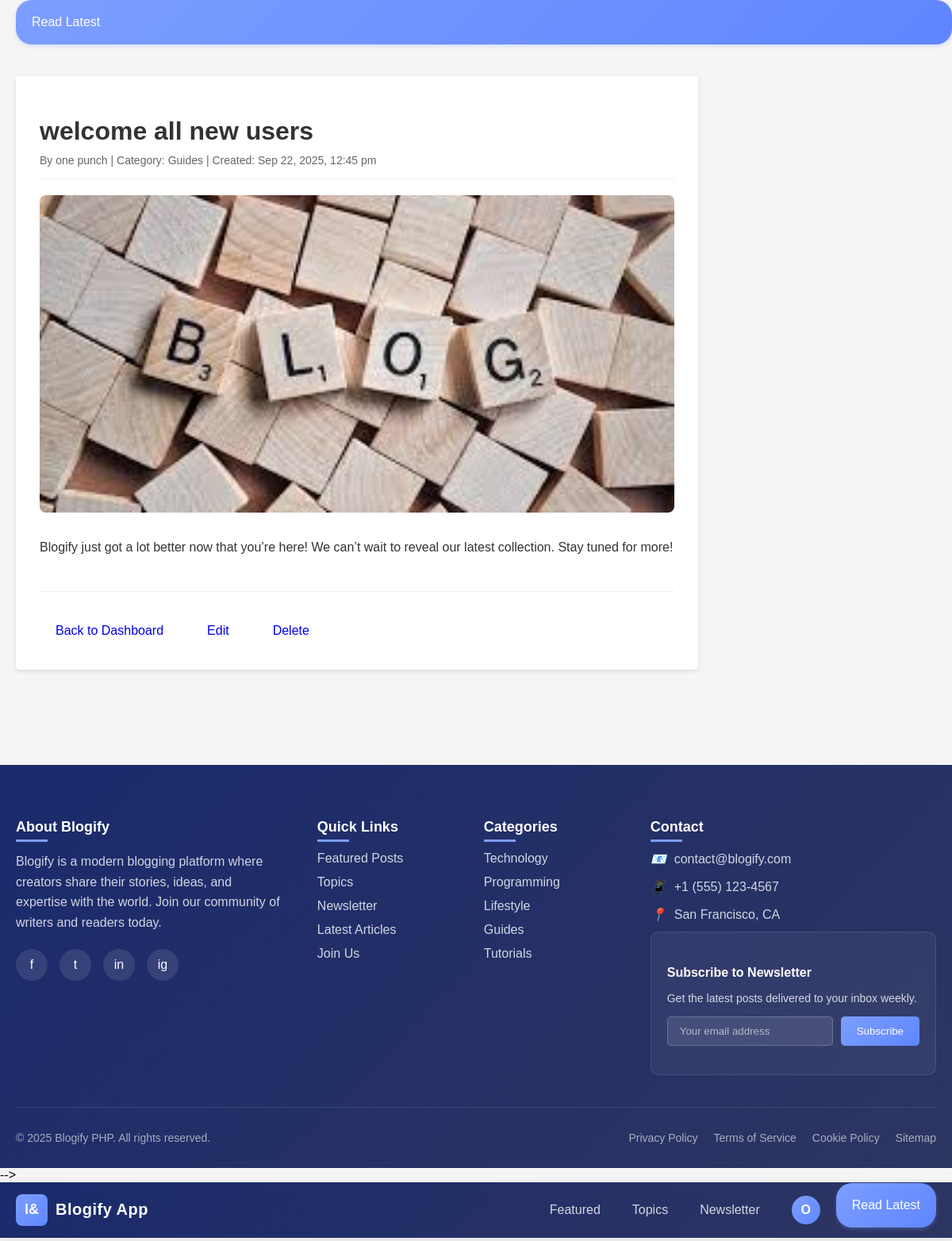
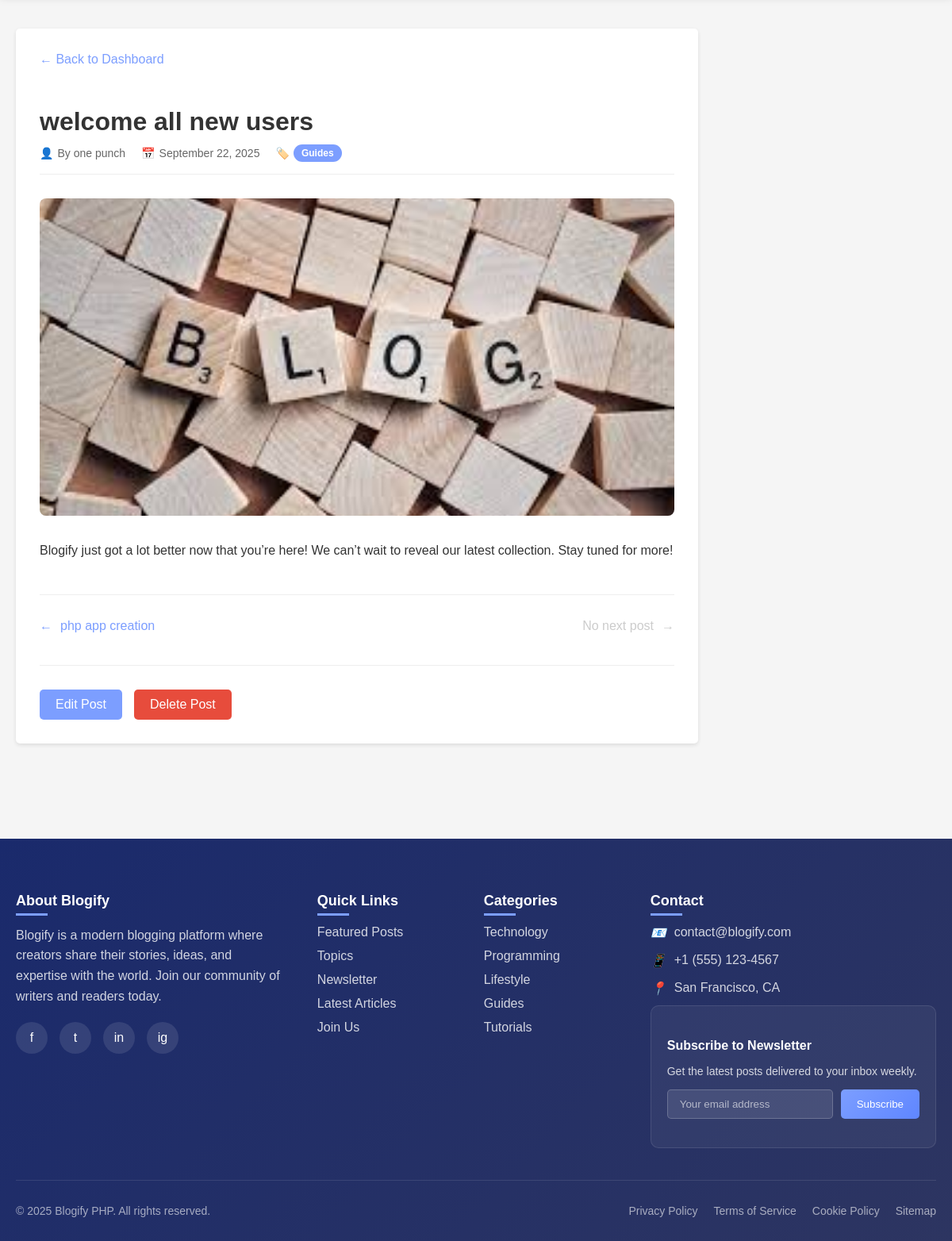
The page /users/view_blog.php?id=2 (signed in) on the database its author committed (2 pictures, top to bottom).
### tables this page shows
CREATE TABLE `blogs` (
  `id` int(11) NOT NULL,
  `user_id` int(11) NOT NULL,
  `title` varchar(255) NOT NULL,
  `content` text NOT NULL,
  `category` varchar(100) NOT NULL,
  `image_url` varchar(255) DEFAULT NULL,
  `created_at` timestamp NOT NULL DEFAULT CURRENT_TIMESTAMP,
  `updated_at` timestamp NOT NULL DEFAULT CURRENT_TIMESTAMP ON UPDATE CURRENT_TIMESTAMP
);

CREATE TABLE `users` (
  `id` int(11) NOT NULL,
  `username` varchar(20) NOT NULL,
  `email` varchar(100) NOT NULL,
  `password` varchar(255) NOT NULL,
  `role` enum('admin','user','bloger','employee') NOT NULL DEFAULT 'admin'
);

### users/view_blog.php (the view, shortened to what this page needs)
<!-- <?php
require_once('../db.php');
$error = '';
$blog = null;
if (!isset($_GET['id']) || empty($_GET['id'])) {
    $error = "Blog ID is required.";
} else {
    $blog_id = $_GET['id'];
    try {
        $sql = "SELECT b.*, u.username
                FROM blogs b
                JOIN users u ON b.user_id = u.id
                WHERE b.id = :blog_id";
        $stmt = $conn->prepare($sql);
        $stmt->bindParam(":blog_id", $blog_id);
        $stmt->execute();
        $blog = $stmt->fetch(PDO::FETCH_ASSOC);
    } catch (PDOException $e) {
        $error = "An error occurred: " . $e->getMessage();
    }
}
?>
    <?php include('../layout/navbar.php'); ?>
    <div class="container">
        <?php if (!empty($error)): ?>
            <div class="error"><?php echo htmlspecialchars($error); ?></div>
            <a href="dashboard.php" class="btn">Back to Dashboard</a>
        <?php elseif ($blog): ?>
            <h1 class="blog-title"><?php echo htmlspecialchars($blog['title']); ?></h1>
            <div class="blog-meta">
                By <?php echo htmlspecialchars($blog['username']); ?> |
                Category: <?php echo htmlspecialchars($blog['category']); ?> |
                Created: <?php echo date('M j, Y, g:i a', strtotime($blog['created_at'])); ?>
            </div>
            <?php if (!empty($blog['image_url'])): ?>
                <img src="../<?php echo htmlspecialchars($blog['image_url']); ?>" alt="<?php echo htmlspecialchars($blog['title']); ?>" class="blog-image">
            <?php endif; ?>
            <div class="blog-content">
                <?php echo nl2br(htmlspecialchars($blog['content'])); ?>
            </div>
            <div class="blog-actions">
                <a href="dashboard.php" class="btn">Back to Dashboard</a>
                <?php if ($blog['user_id'] == $_SESSION['user_id'] || $_SESSION['role'] == 'admin'): ?>
                    <a href="#" class="btn" onclick="editBlog(<?php echo $blog['id']; ?>)">Edit</a>
                    <a href="#" class="btn btn-danger" onclick="deleteBlog(<?php echo $blog['id']; ?>)">Delete</a>
                <?php endif; ?>
            </div>
        <?php endif; ?>
    </div>
    <?php include('../layout/footer.php'); ?>
</body>
</html> -->
<?php
require_once('../db.php');
$blog_id = isset($_GET['id']) ? (int)$_GET['id'] : 0;
$error = '';
$blog = null;
$prev_blog = null;
$next_blog = null;
if ($blog_id > 0) {
    try {
        $sql = "SELECT b.*, u.username
                FROM blogs b
                JOIN users u ON b.user_id = u.id
                WHERE b.id = :blog_id";
        $stmt = $conn->prepare($sql);
        $stmt->bindParam(":blog_id", $blog_id);
        $stmt->execute();
        $blog = $stmt->fetch(PDO::FETCH_ASSOC);
        if (!$blog) {
            $error = "Blog post not found.";
        } else {
            $sql = "SELECT id, title FROM blogs
                    WHERE id < :blog_id
                    ORDER BY id DESC
                    LIMIT 1";
            $stmt = $conn->prepare($sql);
            $stmt->bindParam(":blog_id", $blog_id);
            $stmt->execute();
            $prev_blog = $stmt->fetch(PDO::FETCH_ASSOC);
            $sql = "SELECT id, title FROM blogs
                    WHERE id > :blog_id
                    ORDER BY id ASC
                    LIMIT 1";
            $stmt = $conn->prepare($sql);
            $stmt->bindParam(":blog_id", $blog_id);
            $stmt->execute();
            $next_blog = $stmt->fetch(PDO::FETCH_ASSOC);
        }
    } catch (PDOException $e) {
        $error = "An error occurred: " . $e->getMessage();
    }
} else {
    $error = "Invalid blog ID.";
}
?>
<!DOCTYPE html>
<html lang="en">
<head>
</head>
<body>
    <?php include('../layout/navbar.php'); ?>
    <div class="container">
        <?php if (!empty($error)): ?>
            <div class="error">
                <h2>Error</h2>
                <p><?php echo htmlspecialchars($error); ?></p>
                <a href="dashboard.php" class="back-to-dashboard">← Back to Dashboard</a>
            </div>
        <?php elseif ($blog): ?>
            <a href="dashboard.php" class="back-to-dashboard">← Back to Dashboard</a>
            <div class="blog-header">
                <h1 class="blog-title"><?php echo htmlspecialchars($blog['title']); ?></h1>
                <div class="blog-meta">
                    <div class="meta-item">
                        <span class="meta-icon">👤</span>
                        <span>By <?php echo htmlspecialchars($blog['username']); ?></span>
                    </div>
                    <div class="meta-item">
                        <span class="meta-icon">📅</span>
                        <span><?php echo date('F j, Y', strtotime($blog['created_at'])); ?></span>
                    </div>
                    <div class="meta-item">
                        <span class="meta-icon">🏷️</span>
                        <span class="category-tag"><?php echo htmlspecialchars($blog['category']); ?></span>
                    </div>
                </div>
            </div>
            <?php if (!empty($blog['image_url'])): ?>
                <img src="../<?php echo htmlspecialchars($blog['image_url']); ?>"
                     alt="<?php echo htmlspecialchars($blog['title']); ?>"
                     class="blog-image">
            <?php endif; ?>
            <div class="blog-content">
                <?php echo nl2br(htmlspecialchars($blog['content'])); ?>
            </div>
            <div class="blog-navigation">
                <?php if ($prev_blog): ?>
                    <a href="view_blog.php?id=<?php echo $prev_blog['id']; ?>" class="nav-link">
                        <span>←</span>
                        <span><?php echo htmlspecialchars($prev_blog['title']); ?></span>
                    </a>
                <?php endif; ?>
                <?php if ($next_blog): ?>
                    <a href="view_blog.php?id=<?php echo $next_blog['id']; ?>" class="nav-link">
                        <span><?php echo htmlspecialchars($next_blog['title']); ?></span>
                        <span>→</span>
                    </a>
                <?php else: ?>
                    <a href="#" class="nav-link disabled">
                        <span>No next post</span>
                        <span>→</span>
                    </a>
                <?php endif; ?>
            </div>
            <?php if ($blog['user_id'] == $_SESSION['user_id'] || $_SESSION['role'] == 'admin'): ?>
                <div class="blog-actions">
                    <a href="#" class="btn btn-edit" onclick="editBlog(<?php echo $blog['id']; ?>)">Edit Post</a>
                    <a href="#" class="btn btn-delete" onclick="deleteBlog(<?php echo $blog['id']; ?>)">Delete Post</a>
                </div>
            <?php endif; ?>
        <?php endif; ?>
    </div>
    <?php include('../layout/footer.php'); ?>
</body>
</html>

### layout/navbar.php (shortened to what this page needs)
<nav class="navbar">
    <div class="navbar-container">
        <a href="<?php echo BASE_URL; ?>" class="navbar-brand">
            <div class="navbar-logo">I&</div>
            <div class="navbar-name">Blogify App</div>
        </a>
        <ul class="navbar-menu" id="navbarMenu">
            <li class="navbar-item">
                <a href="#featured" class="navbar-link">Featured</a>
            </li>
            <li class="navbar-item">
                <a href="#topics" class="navbar-link">Topics</a>
            </li>
            <li class="navbar-item">
                <a href="#newsletter" class="navbar-link">Newsletter</a>
            </li>
            <?php if (isset($_SESSION['username'])): ?>
                <li class="navbar-item navbar-user user-menu">
                    <div class="user-avatar">
                        <?php echo strtoupper(substr($_SESSION['username'], 0, 1)); ?>
                    </div>
                </li>
            <?php endif; ?>
            <li class="navbar-item">
               <a href="<?php echo BASE_URL; ?>" class="navbar-cta">Read Latest</a>
            </li>
        </ul>
    </div>
</nav>

### layout/footer.php (shortened to what this page needs)
<footer class="footer">
    <div class="footer-container">
        <div class="footer-content">
            <div class="footer-section footer-about">
                <h3>About Blogify</h3>
                <p>Blogify is a modern blogging platform where creators share their stories, ideas, and expertise with the world. Join our community of writers and readers today.</p>
                <div class="footer-social">
                    <a href="#" class="social-icon">
                        <span>f</span>
                    </a>
                    <a href="#" class="social-icon">
                        <span>t</span>
                    </a>
                    <a href="#" class="social-icon">
                        <span>in</span>
                    </a>
                    <a href="#" class="social-icon">
                        <span>ig</span>
                    </a>
                </div>
            </div>
            <div class="footer-section">
                <h3>Quick Links</h3>
                <ul class="footer-links">
                    <li><a href="#featured">Featured Posts</a></li>
                    <li><a href="#topics">Topics</a></li>
                    <li><a href="#newsletter">Newsletter</a></li>
                    <li><a href="#latest">Latest Articles</a></li>
                    <li><a href="/auth/register.php">Join Us</a></li>
                </ul>
            </div>
            <div class="footer-section">
                <h3>Categories</h3>
                <ul class="footer-links">
                    <li><a href="#">Technology</a></li>
                    <li><a href="#">Programming</a></li>
                    <li><a href="#">Lifestyle</a></li>
                    <li><a href="#">Guides</a></li>
                    <li><a href="#">Tutorials</a></li>
                </ul>
            </div>
            <div class="footer-section">
                <h3>Contact</h3>
                <div class="footer-contact">
                    <p><i>📧</i> contact@blogify.com</p>
                    <p><i>📱</i> +1 (555) 123-4567</p>
                    <p><i>📍</i> San Francisco, CA</p>
                </div>
                <div class="footer-newsletter">
                    <h4>Subscribe to Newsletter</h4>
                    <p>Get the latest posts delivered to your inbox weekly.</p>
                    <form class="newsletter-form" onsubmit="subscribeNewsletter(event)">
                        <input type="email" class="newsletter-input" placeholder="Your email address" required>
                        <button type="submit" class="newsletter-btn">Subscribe</button>
                    </form>
                </div>
            </div>
        </div>
        <div class="footer-bottom">
            <div class="footer-copyright">
                © <?php echo date('Y'); ?> Blogify PHP. All rights reserved.
            </div>
            <div class="footer-bottom-links">
                <a href="#">Privacy Policy</a>
                <a href="#">Terms of Service</a>
                <a href="#">Cookie Policy</a>
                <a href="#">Sitemap</a>
            </div>
        </div>
    </div>
</footer>

### layout/footer.php (style rules this page uses)
.footer { background: linear-gradient(135deg, #1a2a6c, #2d3561); color: rgba(255, 255, 255, 0.8); padding: 50px 0 30px; margin-top: 80px; }
.footer-container { max-width: 1200px; margin: 0 auto; padding: 0 20px; }
.footer-content { display: grid; grid-template-columns: 2fr 1fr 1fr 1fr; gap: 40px; margin-bottom: 40px; }
.footer-section h3 { color: white; font-size: 18px; margin-bottom: 20px; position: relative; }
.footer-section h3::after { content: ''; position: absolute; bottom: -8px; left: 0; width: 40px; height: 3px; background: #7c9eff; }
.footer-about p { line-height: 1.6; margin-bottom: 20px; }
.footer-social { display: flex; gap: 15px; }
.social-icon { width: 40px; height: 40px; background: rgba(255, 255, 255, 0.1); border-radius: 50%; display: flex; align-items: center; justify-content: center; color: white; text-decoration: none; transition: all 0.3s ease; }
.footer-links { list-style: none; padding: 0; margin: 0; }
.footer-links li { margin-bottom: 12px; }
.footer-links a { color: rgba(255, 255, 255, 0.8); text-decoration: none; transition: color 0.3s ease; }
.footer-contact p { display: flex; align-items: center; margin-bottom: 12px; }
.footer-contact i { margin-right: 10px; width: 20px; color: #7c9eff; }
.footer-newsletter { background: rgba(255, 255, 255, 0.05); padding: 20px; border-radius: 10px; border: 1px solid rgba(255, 255, 255, 0.1); }
.footer-newsletter h4 { color: white; margin-bottom: 15px; }
.footer-newsletter p { margin-bottom: 15px; font-size: 14px; }
.newsletter-form { display: flex; gap: 10px; }
.newsletter-input { flex: 1; padding: 10px 15px; border: 1px solid rgba(255, 255, 255, 0.2); background: rgba(255, 255, 255, 0.1); color: white; border-radius: 5px; outline: none; }
.newsletter-input::placeholder { color: rgba(255, 255, 255, 0.6); }
.newsletter-btn { padding: 10px 20px; background: linear-gradient(135deg, #7c9eff, #5f86ff); color: white; border: none; border-radius: 5px; cursor: pointer; transition: all 0.3s ease; }
.footer-bottom { border-top: 1px solid rgba(255, 255, 255, 0.1); padding-top: 30px; display: flex; justify-content: space-between; align-items: center; flex-wrap: wrap; gap: 20px; }
.footer-copyright { color: rgba(255, 255, 255, 0.6); font-size: 14px; }
.footer-bottom-links { display: flex; gap: 20px; }
.footer-bottom-links a { color: rgba(255, 255, 255, 0.6); text-decoration: none; font-size: 14px; transition: color 0.3s ease; }

### users/view_blog.php (style rules this page uses)
body { font-family: Arial, sans-serif; margin: 0; padding: 0; background-color: #f5f5f5; min-height: 100vh; display: flex; flex-direction: column; }
.container { max-width: 800px; margin: 0 auto; background: white; padding: 30px; border-radius: 5px; box-shadow: 0 2px 5px rgba(0,0,0,0.1); flex: 1; margin: 40px 20px; }
.blog-header { margin-bottom: 30px; }
.blog-title { font-size: 32px; margin-bottom: 10px; color: #333; }
.blog-meta { display: flex; flex-wrap: wrap; gap: 20px; color: #666; font-size: 14px; margin-bottom: 20px; padding-bottom: 15px; border-bottom: 1px solid #eee; }
.meta-item { display: flex; align-items: center; gap: 5px; }
.meta-icon { color: #7c9eff; }
.category-tag { display: inline-block; background: #7c9eff; color: white; padding: 4px 10px; border-radius: 20px; font-size: 12px; font-weight: bold; }
.blog-image { width: 100%; max-height: 400px; object-fit: cover; border-radius: 8px; margin-bottom: 30px; }
.blog-content { line-height: 1.8; color: #333; font-size: 16px; margin-bottom: 40px; }
.blog-navigation { display: flex; justify-content: space-between; padding-top: 30px; border-top: 1px solid #eee; margin-top: 40px; }
.nav-link { display: flex; align-items: center; gap: 10px; color: #7c9eff; text-decoration: none; font-weight: 500; transition: color 0.3s; }
.nav-link.disabled { color: #ccc; cursor: not-allowed; }
.back-to-dashboard { display: inline-block; margin-bottom: 30px; color: #7c9eff; text-decoration: none; font-weight: 500; transition: color 0.3s; }
.blog-actions { margin-top: 40px; padding-top: 30px; border-top: 1px solid #eee; display: flex; gap: 15px; }
.btn { padding: 10px 20px; border-radius: 5px; text-decoration: none; font-weight: 500; transition: all 0.3s; }
.btn-edit { background: #7c9eff; color: white; }
.btn-delete { background: #e74c3c; color: white; }

### rows shown on the page
blogs: title "welcome all new users", user.username "one punch", category "Guides", created_at "Sep 22, 2025, 12:45 pm", image_url (picture), content "Blogify just got a lot better now that you’re here! We can’t wait to reveal our latest collection. Stay tuned for more!", created_at "September 22, 2025"
blogs: title "php app creation"

### other values the page prints
substr($_SESSION['username'], 0, 1) "O"
